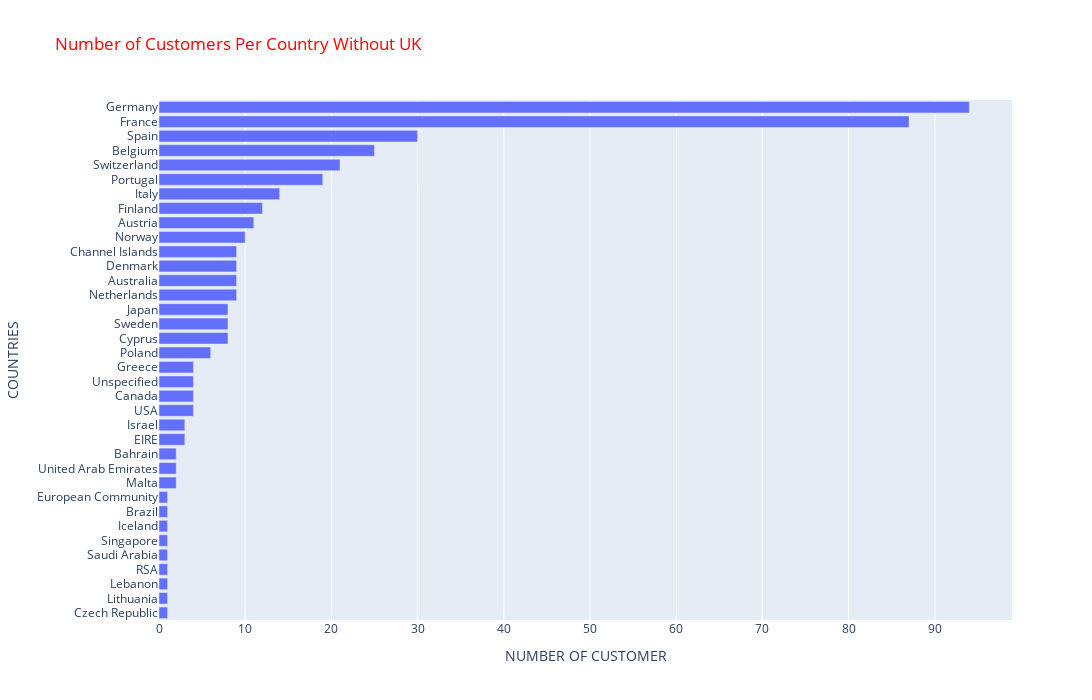

Notebook source saved alongside this figure:
### Code cell
# PLOTLY BAR PLOT
import plotly.express as px
plt.figure(figsize = (16,9))
fig = px.bar(df.groupby('Country')["CustomerID"].nunique().sort_values(ascending=False),
             x = df.groupby('Country')["CustomerID"].nunique().sort_values(ascending=False).iloc[1:], 
             y = df.groupby('Country')["CustomerID"].nunique().sort_values(ascending=False).iloc[1:].index,
             title="Number of Customers Per Country Without UK")
fig.update_yaxes(categoryorder='total ascending')
fig.update_layout(xaxis_title="NUMBER OF CUSTOMER",yaxis_title="COUNTRIES", autosize=False, width=1400, height=700, title_font_color="red",)
fig.show()

### Figure 1 — Plotly figure (JSON) as saved in the notebook; plotly's stock layout.template omitted (floating-point values rounded to 4 significant figures)
{"data": [{"alignmentgroup": "True", "hovertemplate": "x=%{x}<br>y=%{y}<extra></extra>", "legendgroup": "", "marker": {"color": "#636efa", "pattern": {"shape": ""}}, "name": "", "offsetgroup": "", "orientation": "h", "showlegend": false, "textposition": "auto", "type": "bar", "x": [94, 87, 30, 25, 21, 19, 14, 12, 11, 10, 9, 9, 9, 9, 8, 8, 8, 6, 4, 4, 4, 4, 3, 3, 2, 2, 2, 1, 1, 1, 1, 1, 1, 1, 1, 1], "xaxis": "x", "y": ["Germany", "France", "Spain", "Belgium", "Switzerland", "Portugal", "Italy", "Finland", "Austria", "Norway", "Netherlands", "Australia", "Denmark", "Channel Islands", "Cyprus", "Sweden", "Japan", "Poland", "USA", "Canada", "Unspecified", "Greece", "EIRE", "Israel", "Malta", "United Arab Emirates", "Bahrain", "Czech Republic", "Lithuania", "Lebanon", "RSA", "Saudi Arabia", "Singapore", "Iceland", "Brazil", "European Community"], "yaxis": "y"}], "layout": {"autosize": false, "barmode": "relative", "height": 700, "legend": {"tracegroupgap": 0}, "title": {"font": {"color": "red"}, "text": "Number of Customers Per Country Without UK"}, "width": 1400, "xaxis": {"anchor": "y", "domain": [0, 1], "title": {"text": "NUMBER OF CUSTOMER"}}, "yaxis": {"anchor": "x", "categoryorder": "total ascending", "domain": [0, 1], "title": {"text": "COUNTRIES"}}}}
